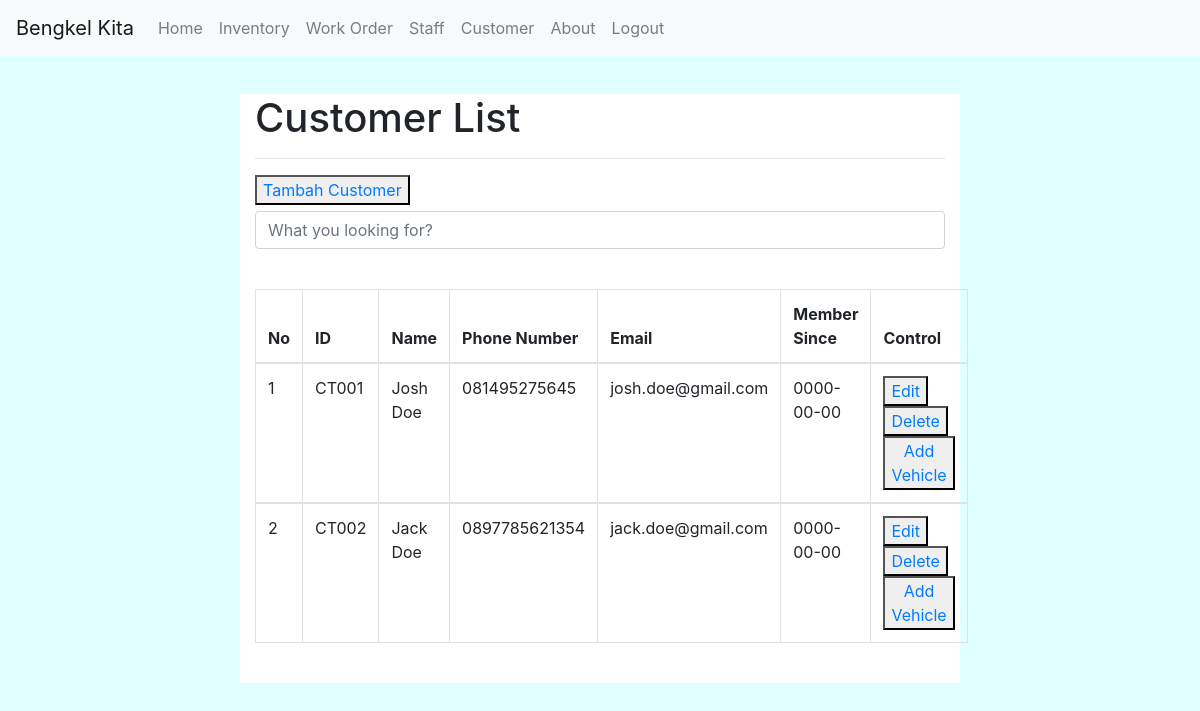
Screenshot of /User/customer.php (signed in) with the database file from the repository.
### tables this page shows
CREATE TABLE `customer` (
  `CustomerID` char(5) NOT NULL,
  `CustomerName` varchar(30) NOT NULL,
  `CustomerPNumber` varchar(15) NOT NULL,
  `CustomerEmail` varchar(30) NOT NULL,
  `DateCreate` date NOT NULL
);

### User/customer.php (the view, shortened to what this page needs)
<!DOCTYPE html>
<html>
<head>
    <link rel="stylesheet" href="../bootstrap-4.1.3-dist/css/bootstrap.min.css">
    <link rel="stylesheet" href="../mainstyle.css">
</head>
    <body>
    <Section class="Header">
    <?php
    $headerin = $_SESSION['type'];
    if($headerin == "TP001"){
    echo "admin";
    }else if($headerin == "TP002"){
        require_once(HEADER_user);
        echo "user";
    }
    ?>
    </Section>
    <section Class="Contentitem_M">
            <div  Class="container"  >
            <h1>Customer List</h1>
            <hr>
            <div Class="btn_top" style=" padding-bottom:1%;">
                <button ><a href="../Function/Tambah_cus.php">Tambah Customer</a></button>
            </div>
            <table class="table table-hover table-bordered results" >
            <div class="form-group pull-right">
                <input type="text" class="search form-control" placeholder="What you looking for?">
            </div>
            <br>
                <thead>
                    <th>No</th>
                    <th>ID</th>
                    <th>Name</th>
                    <th>Phone Number</th>
                    <th>Email</th>
                    <th>Member Since</th>
                    <th>Control</th>
                </thead>
            <?php
            include "../Function/condb.php";
            $sql = "Select * from customer";
            $res = mysqli_query($con,$sql);
            $no=0;
            While($row= mysqli_fetch_assoc($res)){
                    $no++
            ?>
                <tbody>
                    <tr>
                        <td><?= $no?></td>
                        <td><?= $row['CustomerID'];?></td>
                        <td><?= $row['CustomerName'];?></td>
                        <td><?= $row['CustomerPNumber'];?></td>
                        <td><?= $row['CustomerEmail'];?></td>
                        <td><?= $row['DateCreate'];?></td>
                        <td>
                        <button><a href="../function/Edit_cus.php?lel=<?=$row['CustomerID'];?>">Edit</a></button>
                        <button><a href="../function/Del_cus.php?lel=<?=$row['CustomerID'];?>">Delete</a></button>
                        <button><a href="../Function/Tambah_vehiclecus.php?lel=<?=$row['CustomerID'];?>">Add Vehicle </a></button>
                        </td>
                    </tr>
            <?php
            }
            ?>
                </tbody>
            </table>
    </div>
    </section>
    </body>
</html>

### Mainstyle.css (style rules this page uses)
body { background-color: lightcyan; }
.Header { padding-top: 1%; padding-left: 10%; padding-right: 10%; }
.Contentitem_M { margin-top: 4%; margin-left: 20%; margin-right: 20%; padding-bottom: 2%; background-color: white; }

### rows the page displays
customer: CustomerID "CT001", CustomerName "Josh Doe", CustomerPNumber "081495275645", CustomerEmail "josh.doe@gmail.com", DateCreate "0000-00-00"
customer: CustomerID "CT002", CustomerName "Jack Doe", CustomerPNumber "0897785621354", CustomerEmail "jack.doe@gmail.com", DateCreate "0000-00-00"
